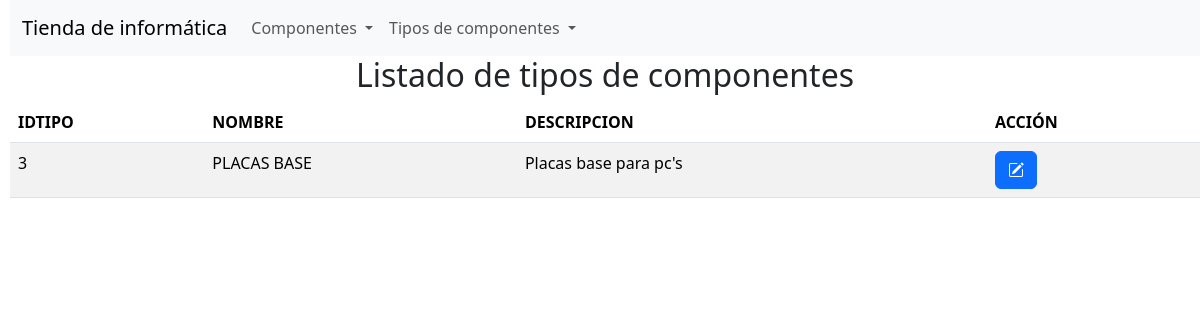
The page /listado_tipos.php?txtNombre=PLACAS BASE on the database its author committed.
### tables this page shows
CREATE TABLE `tipo` (
  `idtipo` int(3) NOT NULL,
  `tipo` varchar(20) NOT NULL,
  `descripcion` varchar(150) NOT NULL
);

### listado_tipos.php (the view, shortened to what this page needs)
<?php
$conexion = obtenerConexion();
if (isset($_GET['txtNombre'])) {
    $nombre = $_GET['txtNombre'];
    $sql = "SELECT *
    FROM tipo
    WHERE tipo LIKE '%$nombre%';";
} else {
    $sql = "SELECT *
            FROM tipo ;"  ;
}
$resultado = mysqli_query($conexion, $sql);
$mensaje = "<h2 class='text-center'>Listado de tipos de componentes</h2>";
$mensaje .= "<table class='table table-striped'>";
$mensaje .= "<thead><tr><th>IDTIPO</th><th>NOMBRE</th><th>DESCRIPCION</th><th>ACCIÓN</th></tr></thead>";
$mensaje .= "<tbody>";
while ($fila = mysqli_fetch_assoc($resultado)) {
    $mensaje .= "<tr><td>" . $fila['idtipo'] . "</td>";
    $mensaje .= "<td>" . $fila['tipo'] . "</td>";
    $mensaje .= "<td>" . $fila['descripcion'] . "</td>";
    $mensaje .= "<td><form class='d-inline me-1' action='editar_tipo_componente.php' method='get'>";
    $mensaje .= "<input type='hidden' name='componente' value='" . htmlspecialchars(json_encode($fila),ENT_QUOTES) . "' />";
    $mensaje .= "<button name='Editar' class='btn btn-primary'><i class='bi bi-pencil-square'></i></button></form>";
    $mensaje .= "</td></tr>";
}
$mensaje .= "</tbody></table>";
echo $mensaje;

### rows shown on the page
tipo: idtipo "3", tipo "PLACAS BASE", descripcion "Placas base para pc's"
